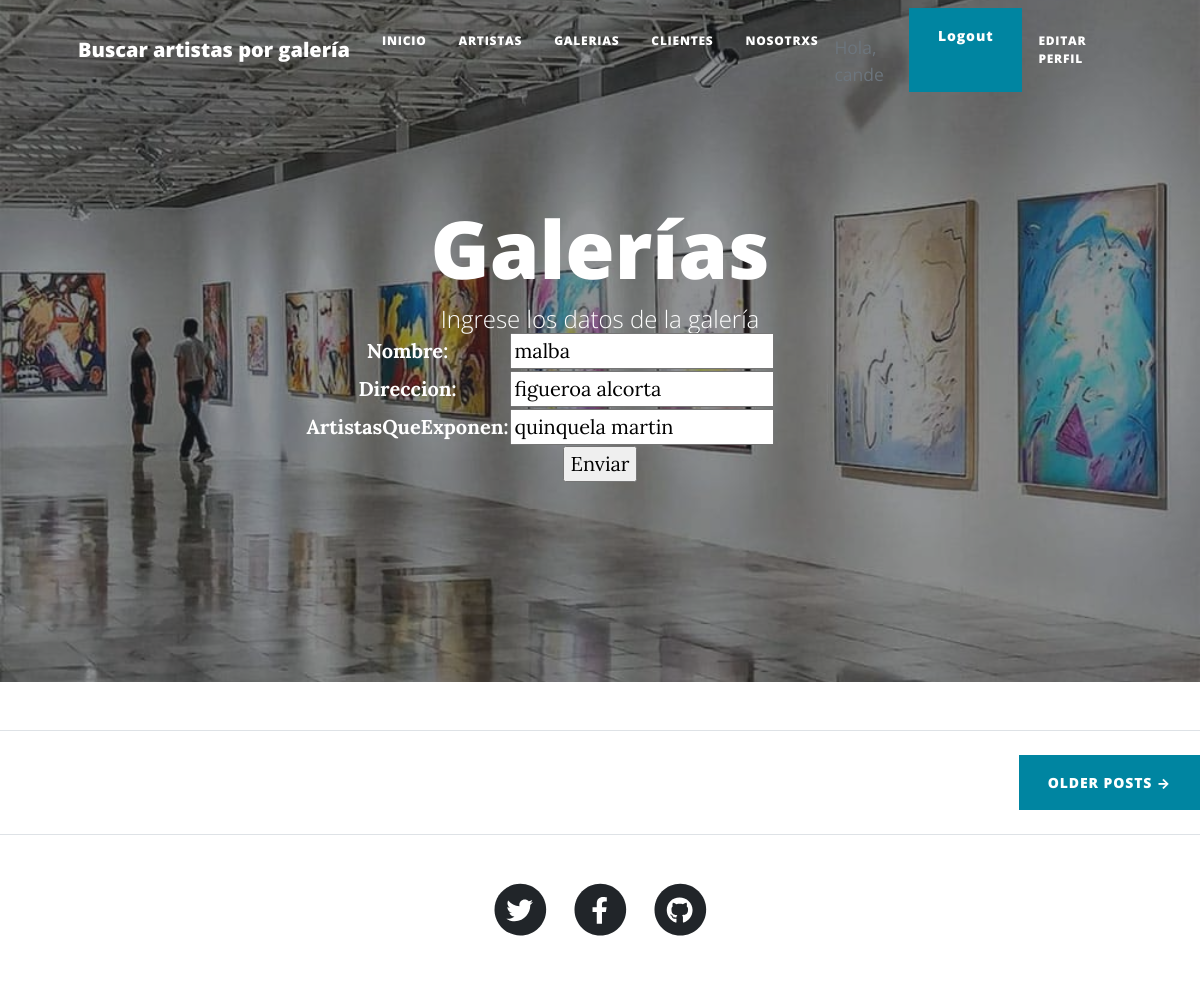
Page /galerias/update/1 (signed in) on the committed database.
### AppBlog/models.py (models this page shows, shortened)
class Galeria(Model):
    nombre = CharField(max_length=40)
    direccion = CharField(max_length=40)
    artistasQueExponen = CharField(max_length=100)

### AppBlog/views.py (the view)
# urls.py: path('galerias/update/<pk>', views.GaleriaUpdateView.as_view(), name='galeria_update'),
class GaleriaUpdateView(UpdateView):
    model = Galeria
    success_url =  reverse_lazy ('galerias')
    fields = ['nombre', 'direccion','artistasQueExponen']
    template_name = 'AppBlog/galeria_form.html'

### templates/AppBlog/galeria_form.html (shortened to what this page needs)
{% extends 'AppBlog/padre.html' %}
{% load static %}
{%block Header%}
    <header class="masthead" style="background-image: url({%static 'AppBlog/assets/img/galerias-de-arte.jpeg' %})">
        <div class="container position-relative px-4 px-lg-5">
            <div class="row gx-4 gx-lg-5 justify-content-center">
                <div class="col-md-10 col-lg-8 col-xl-7">
                    <div class="site-heading">
                        <h1>Galerías</h1>
                        <span class="subheading">Ingrese los datos de la galería </span>
                    <form action="" method="POST" enctype="multipart/form-data">
                        <table>
                            {{ form.as_table }}
                        </table>
                        <input type="submit" value="Enviar">
                    </form>
                    </div>
                </div>
            </div>
        </div>
    </header>
{%endblock%}

### templates/AppBlog/padre.html (shortened to what this page needs)
<!DOCTYPE html>
<html lang="en">
    <head>
        {% load static %}
        <link href="{% static 'AppBlog/css/styles.css' %}" rel="stylesheet" />
    </head>
    <body>
        <nav class="navbar navbar-expand-lg navbar-light" id="mainNav">
            <div class="container px-4 px-lg-5">
                <a class="navbar-brand" href="{% url 'busqueda_artista' %}">Buscar artistas por galería </a>
                <div class="collapse navbar-collapse" id="navbarResponsive">
                    <ul class="navbar-nav ms-auto py-4 py-lg-0">
                        <li class="nav-item"><a class="nav-link px-lg-3 py-3 py-lg-4" href="{% url 'inicio' %}">Inicio</a></li>
                        <li class="nav-item"><a class="nav-link px-lg-3 py-3 py-lg-4" href="{% url 'artistas' %}">Artistas</a></li>
                        <li class="nav-item"><a class="nav-link px-lg-3 py-3 py-lg-4" href="{% url 'galerias' %}">Galerias</a></li>
                        <li class="nav-item"><a class="nav-link px-lg-3 py-3 py-lg-4" href="{% url 'clientes' %}">Clientes</a></li>
                        <li class="nav-item"><a class="nav-link px-lg-3 py-3 py-lg-4" href="{% url 'about_us' %}">Nosotrxs</a></li>
                        {% if not request.user.is_authenticated %}
                            <a class="btn btn-primary" href="{% url 'login' %}">INICIAR SESIÓN</a>
                        {% else %}
                            <li class="text-muted small mb-32 mb-lg-10"> <br>
                                Hola, {{user.username}} </li>
                            <a class="btn btn-primary" href="{% url 'logout' %}"> Logout</a>
                            <li class="nav-item"><a class="nav-link px-lg-3 py-3 py-lg-4" href="{% url 'avatar_add' %}">Editar perfil</a></li>
                        {% endif %}
                    </ul>
                </div>
            </div>
        </nav>
        {% block Header %}
        {% endblock %}
                    <hr class="my-4" />
                    {%block OlderPosts%}
                    <div class="d-flex justify-content-end mb-4"><a class="btn btn-primary text-uppercase" href="{% url 'not_pages_yet' %}">Older Posts →</a></div>
        <footer class="border-top">
            {%endblock%}
            <div class="container px-4 px-lg-5">
                <div class="row gx-4 gx-lg-5 justify-content-center">
                    <div class="col-md-10 col-lg-8 col-xl-7">
                        <ul class="list-inline text-center">
                            <li class="list-inline-item">
                                <a href="{% url 'not_pages_yet' %}">
                                    <span class="fa-stack fa-lg">
                                        <i class="fas fa-circle fa-stack-2x"></i>
                                        <i class="fab fa-twitter fa-stack-1x fa-inverse"></i>
                                    </span>
                                </a>
                            </li>
                            <li class="list-inline-item">
                                <a href="{% url 'not_pages_yet' %}">
                                    <span class="fa-stack fa-lg">
                                        <i class="fas fa-circle fa-stack-2x"></i>
                                        <i class="fab fa-facebook-f fa-stack-1x fa-inverse"></i>
                                    </span>
                                </a>
                            </li>
                            <li class="list-inline-item">
                                <a href="{% url 'not_pages_yet' %}">
                                    <span class="fa-stack fa-lg">
                                        <i class="fas fa-circle fa-stack-2x"></i>
                                        <i class="fab fa-github fa-stack-1x fa-inverse"></i>
                                    </span>
                                </a>
                            </li>
                        </ul>
                    </div>
                </div>
            </div>
        </footer>
    </body>
</html>

### rows in the picture
Galeria: nombre "malba", direccion "figueroa alcorta", artistasQueExponen "quinquela martin"

### other values in the picture
{{ user.username }} "cande"
